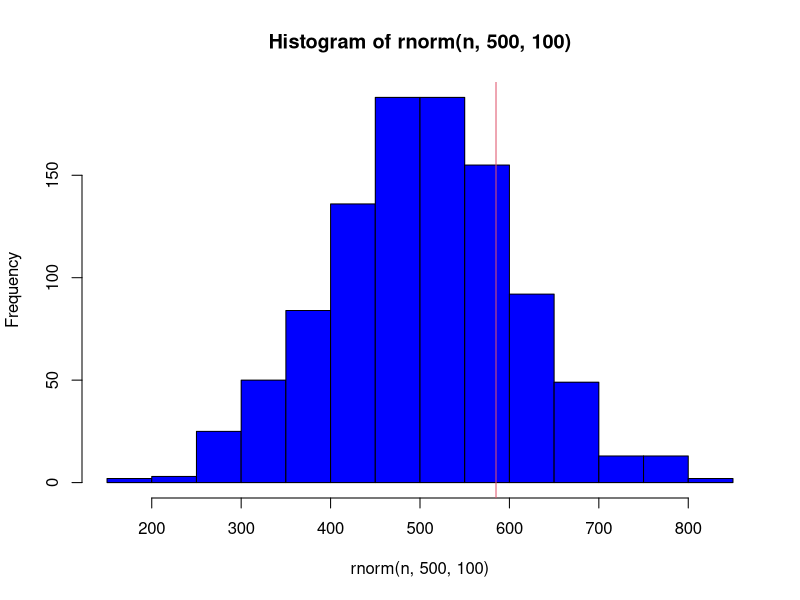
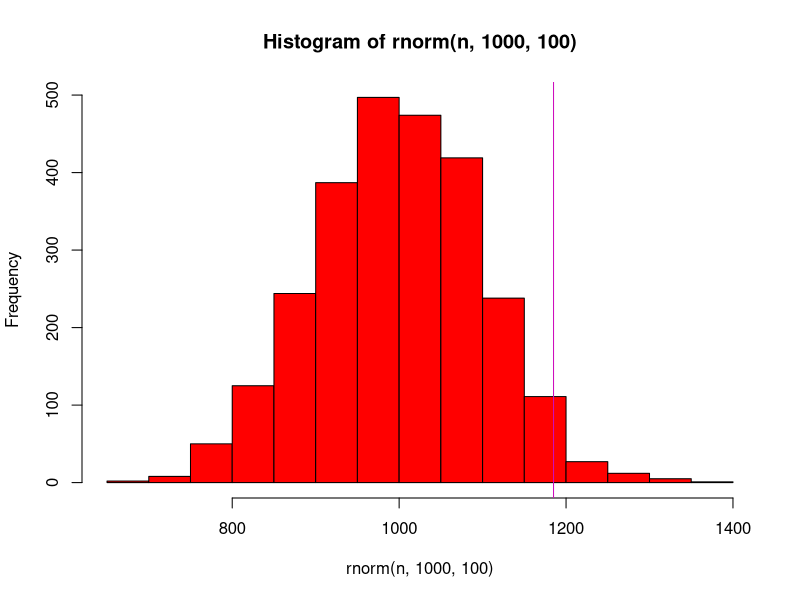

Write the R code that produced these figures, in order.
#Distribucion de probabilidad: Datos continuos
#Examen practico 3 parte 2
#X es una variable normalmente distribuida con una media de 30 y una desviación
#estándar de 4.

#Encontrar: a)P(x<40), b)P(x>21), c)P(30<x< 35).

#a) P(x<40)
#media
#???? = 30 
#desviación estandar
#???? = 4 
#Z=2.5
pnorm(2.5)
pnorm(40,mean=30, sd=4, lower.tail=TRUE)
#b)P(x>21)
#media
#???? = 21 
#desviación estandar
#???? = 4 
#Z=-2.25
pnorm(-2.25)
pnorm(21,mean=30, sd=4, lower.tail=TRUE)
#c) P(30<x<35).

#media
#???? = 30 
#desviación estandar
#???? = 4
#Z: 1.25
pnorm(0)
pnorm(1.25)
pnorm(35,mean=30, sd=4, lower.tail=TRUE)-pnorm(30,mean=30, sd=4, lower.tail=TRUE)

#1.- #X es una variable normalmente distribuida con una media de 45 y una desviación
#estándar de 2.
#Encontrar: a) P(x<75), b) P(x>13), c)P(60<x< 82).
#???? = 45 #media
#???? = 2 #desviación estandar
#a) P(x<75)
#Z= 15
pnorm(15)
pnorm(75,mean=45, sd=2, lower.tail=TRUE)

#b) P(x>13)
#Z= -16
pnorm(-16)
pnorm(13,mean=45, sd=2, lower.tail=TRUE)

#c) P(60<x< 82)
#Z= 7.5
#Z= 18.5
pnorm(7.5)
pnorm(18.5)
pnorm(60,mean=45, sd=2, lower.tail=TRUE)
pnorm(82,mean=45, sd=2, lower.tail=TRUE)

pnorm(60,mean=45, sd=2, lower.tail=TRUE) - pnorm(82,mean=45, sd=2, lower.tail=TRUE)

#2.- El ingreso a una determinada universidad se determina mediante un examen nacional. 
#Los resultados de esta prueba se distribuyen normalmente con una media de 500 y una desviación 
#estándar de 100. Timmy quiere ser admitido en esta universidad y sabe que debe obtener mejores resultados que al menos el 70% de los estudiantes que tomaron el examen.
#Timmy presenta el examen y obtuvo 585 puntos. ¿Será admitido en esta universidad?

#a) Genera el siguiente gráfico:
n=1000
hist(rnorm(n,500,100),20, col= "blue")
abline(v=585,col=2)

#P( X < 585) > 70%?
pnorm(585,mean=500, sd=100) 
(0.8023375*100)
#Interpretacion: Timmy obtuvo una puntuación mejor que 
#el 80.23% de los estudiantes que tomaron el examen y
#será admitido en esta universidad.

#El ingreso a la BENV se determina mediante la prueba estandarizada EXANII-II. Los resultados de esta prueba se
#distribuyen normalmente con una media de 1000 y una desviación estándar de 100. Tú quieres ser admitido en esta
#institución y sabes que debes obtener mejores resultados que al menos el 90% de los estudiantes que tomaron el examen.
#Presentas el examen y obtuviste 1185 puntos.
#¿Serás admitida/o en la BENV?

#a) Genera el gráfico con n=2600.
#b) Plantea el problema y realiza los cálculos de la probabilidad.
#c) Interpreta el resultado
n=2600
hist(rnorm(n,1000,100),20, col="red")
abline(v=1185, col=46)
#P( X<1185)>90%?
pnorm(1185,mean=1000, sd=100) 
#Multiplica la probabilidad obtenida por 100
(0.9678432*100)
#INTERPRETAR RESULTADO
#Prueba de hipotesis/T-test/EJERCICIO
set.seed(10)
x <- rnorm(100,10) # Creación de una variable aleatoria de media 10
Media <- 10
test <- t.test(x, mu=Media) # Comparación de la media muestral con la media
print(test)
#INTERPRETACION: El p-valor es >0.05, no se rechaza Ho. Por lo
#tanto, la muestra tiene media igual a 10.
